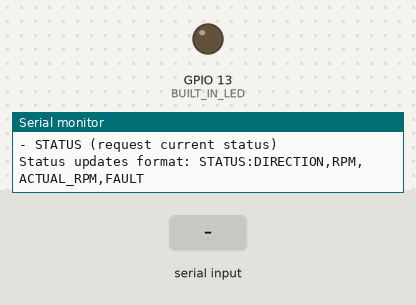
Bench run of a program on a simulated ESP32-S3. Shown: output pins drawn as LEDs (lit = HIGH), the last lines printed to the serial monitor. Dashed ring = blinking. The inputs (shaded band) are chosen by the test bench.

Above: at 0.1 s.
At 0.75 s:
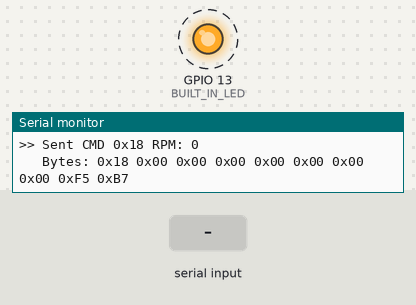
1.3 s: "SETRPM:\n" received over Serial
4.3 s: "SETRPM:90\n" received over the second serial link
7.3 s: "SETCW\n" received over Serial
10.3 s: "SETRPM:,45\n" received over the second serial link
13.3 s: "SETCCW\n" received over Serial
Timing chart, 0 to 17.3 s (numbered marks = the images above; inputs shaded):
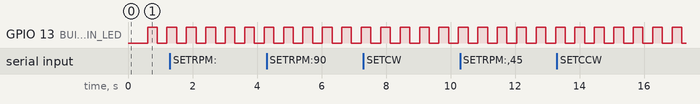

The program:

main.cpp
```cpp
#include <Arduino.h>

// WIRING
// TX -> COM (COM is the command pin on the inverter)
// RX -> DATA (DATA is the receive data pin on the inverter)
// 5v -> VCC (VCC is the power pin on the inverter)
// GND -> GND (GND is the ground pin on the inverter)

#define BUILT_IN_LED 13  // Built-in LED pin for debugging
bool currentState = LOW; // Initial state of the LED

// =====================
// UART Settings
// =====================
#define INVERTER_SERIAL Serial1  // Leonardo: Serial1 = TX1 (pin 1), RX1 (pin 0)
#define DEBUG_SERIAL Serial      // For debugging over USB
#define BAUD_RATE 2400

// =====================
// Communication Timing
// =====================
unsigned long lastSendTime = 0;
const unsigned long sendInterval = 300;  // milliseconds
unsigned long lastStatusTime = 0;
const unsigned long statusInterval = 500; // Status update interval in milliseconds

// =====================
// Command Definitions
// =====================
#define CMD_CW    0x14
#define CMD_CCW   0x18
#define CMD_UNB   0x27
#define CMD_LOAD  0xB0
#define CMD_ACCSPD 0xA0

// =====================
// Motor State Variables
// =====================
uint16_t currentRPM = 0;       // Current RPM setting
uint16_t targetRPM = 0;        // Target RPM to reach (for deceleration)
byte currentDirection = CMD_CCW; // Default direction is counter-clockwise
String inputBuffer = "";       // Buffer for incoming commands
uint16_t actualRPM = 0;        // Actual RPM reported by the inverter

// =====================
// Deceleration Profile
// =====================
const uint16_t DECEL_STEP_SIZE = 30;     // RPM to decrease per step
const unsigned long DECEL_INTERVAL = 600; // Time between deceleration steps in milliseconds
unsigned long lastDecelTime = 0;         // Last time deceleration was applied
bool isDecelerating = false;             // Flag to indicate if we're currently decelerating
byte faultCode = 0;            // Last fault code reported by the inverter

// =====================
// CRC Lookup Table
// =====================
const uint16_t aCrcTab[] = {
  0x0000, 0x1081, 0x2102, 0x3183, 0x4204, 0x5285, 0x6306, 0x7387,
  0x8408, 0x9489, 0xa50a, 0xb58b, 0xc60c, 0xd68d, 0xe70e, 0xf78f
};

// =====================
// Buffer Sizes
// =====================
byte txBuffer[10];
byte rxBuffer[10];

// =====================
// CRC Function
// =====================
uint16_t calcCRC16(byte* buffer, uint16_t length) {
  uint16_t wCrc = 0xffff;
  for (uint16_t i = 0; i < length; i++) {
    wCrc = (wCrc >> 4) ^ aCrcTab[(wCrc & 0x0f) ^ (buffer[i] & 0x0f)];
    wCrc = (wCrc >> 4) ^ aCrcTab[(wCrc & 0x0f) ^ (buffer[i] >> 4)];
  }
  return ~wCrc;
}

// =====================
// Send Command Packet
// =====================
void sendCommand(byte cmd, uint16_t rpm = 0, byte acc = 0) {
  memset(txBuffer, 0, sizeof(txBuffer));

  txBuffer[0] = cmd;

  // For CW/CCW: set speed in ωH/ωL
  // For ACCSPD: rpm = acceleration
  if (cmd == CMD_CW || cmd == CMD_CCW) {
    txBuffer[1] = (rpm >> 8) & 0xFF;  // ωH
    txBuffer[2] = rpm & 0xFF;         // ωL
  } else if (cmd == CMD_ACCSPD) {
    txBuffer[1] = acc;  // acceleration in RPM/s
  }

  // P3–P6 remain 0
  uint16_t crc = calcCRC16(txBuffer, 8);
  txBuffer[8] = (crc >> 8) & 0xFF;
  txBuffer[9] = crc & 0xFF;

  INVERTER_SERIAL.write(txBuffer, 10);

  DEBUG_SERIAL.print(">> Sent CMD 0x");
  DEBUG_SERIAL.print(cmd, HEX);
  DEBUG_SERIAL.print(" RPM: ");
  DEBUG_SERIAL.println(rpm);

  DEBUG_SERIAL.print("   Bytes: ");
  for (int i = 0; i < 10; i++) {
    DEBUG_SERIAL.print("0x");
    if (txBuffer[i] < 0x10) DEBUG_SERIAL.print("0");
    DEBUG_SERIAL.print(txBuffer[i], HEX);
    DEBUG_SERIAL.print(" ");
  }
  DEBUG_SERIAL.println();
}

// =====================
// Read Response Packet
// =====================
bool readResponse() {
  if (INVERTER_SERIAL.available() >= 10) {
    INVERTER_SERIAL.readBytes(rxBuffer, 10);

    DEBUG_SERIAL.print("<< Received: ");
    for (int i = 0; i < 10; i++) {
      DEBUG_SERIAL.print("0x");
      if (rxBuffer[i] < 0x10) DEBUG_SERIAL.print("0");
      DEBUG_SERIAL.print(rxBuffer[i], HEX);
      DEBUG_SERIAL.print(" ");
    }
    DEBUG_SERIAL.println();

    uint16_t crcCalc = calcCRC16(rxBuffer, 8);
    uint16_t crcRecv = (rxBuffer[8] << 8) | rxBuffer[9];

    if (crcCalc != crcRecv) {
      DEBUG_SERIAL.println("!! CRC mismatch");
      return false;
    }

    // Extract actual RPM and fault code from response
    actualRPM = (rxBuffer[2] << 8) | rxBuffer[3];
    faultCode = rxBuffer[5];

    if (rxBuffer[0] == 0x06) {
      DEBUG_SERIAL.println("ACK received");
    } else if (rxBuffer[0] == 0x15) {
      DEBUG_SERIAL.println("NCK received");
    } else {
      DEBUG_SERIAL.print("Unknown response code: ");
      DEBUG_SERIAL.println(rxBuffer[0], HEX);
    }

    DEBUG_SERIAL.print("Mode (echoed CMD): 0x"); DEBUG_SERIAL.println(rxBuffer[1], HEX);
    DEBUG_SERIAL.print("Current RPM: ");
    DEBUG_SERIAL.println(actualRPM);
    DEBUG_SERIAL.print("Fault Code: 0x"); DEBUG_SERIAL.println(faultCode, HEX);

    return true;
  }
  return false;
}

// =====================
// Send Status Update
// =====================
void sendStatusUpdate() {
  // Format: STATUS:DIRECTION,RPM,ACTUAL_RPM,FAULT
  // Direction is either "CW" or "CCW"
  // Example: STATUS:CW,1200,1198,0

  String direction = (currentDirection == CMD_CW) ? "CW" : "CCW";

  // Send in a standardized format that's easy to parse
  DEBUG_SERIAL.print("STATUS:");
  DEBUG_SERIAL.print(direction);
  DEBUG_SERIAL.print(",");
  DEBUG_SERIAL.print(currentRPM);
  DEBUG_SERIAL.print(",");
  DEBUG_SERIAL.print(actualRPM);
  DEBUG_SERIAL.print(",");
  DEBUG_SERIAL.println(faultCode);
}

// =====================
// Process Serial Commands
// =====================
void processCommand(String command) {
  command.trim();  // Remove any whitespace

  // Don't print debug info for STATUS requests to keep output clean
  if (command != "STATUS") {
    DEBUG_SERIAL.print("Processing command: ");
    DEBUG_SERIAL.println(command);
  }

  if (command.startsWith("SETRPM:")) {
    // Extract RPM value after the colon
    String rpmStr = command.substring(7);
    uint16_t rpm = rpmStr.toInt();

    // Validate and limit RPM
    if (rpm > 1500) rpm = 1500;  // Maximum safe RPM

    // Check if we need to decelerate
    if (rpm < currentRPM) {
      // Set up deceleration
      targetRPM = rpm;
      isDecelerating = true;
      lastDecelTime = millis(); // Start deceleration immediately

      DEBUG_SERIAL.print("Starting deceleration from ");
      DEBUG_SERIAL.print(currentRPM);
      DEBUG_SERIAL.print(" to ");
      DEBUG_SERIAL.println(targetRPM);
    } else {
      // For acceleration or same speed, set immediately
      currentRPM = rpm;
      targetRPM = rpm;
      isDecelerating = false;

      DEBUG_SERIAL.print("Setting RPM to: ");
      DEBUG_SERIAL.println(currentRPM);

      // Send command with current direction and new RPM
      sendCommand(currentDirection, currentRPM);
    }

    // Send an immediate status update after setting RPM
    sendStatusUpdate();
  }
  else if (command == "SETCW") {
    currentDirection = CMD_CW;
    DEBUG_SERIAL.println("Setting direction to clockwise");

    // Send command with new direction and current RPM
    sendCommand(currentDirection, currentRPM);

    // Send an immediate status update after changing direction
    sendStatusUpdate();
  }
  else if (command == "SETCCW") {
    currentDirection = CMD_CCW;
    DEBUG_SERIAL.println("Setting direction to counter-clockwise");

    // Send command with new direction and current RPM
    sendCommand(currentDirection, currentRPM);

    // Send an immediate status update after changing direction
    sendStatusUpdate();
  }
  else if (command == "STATUS") {
    // Request for current status - respond immediately
    sendStatusUpdate();
  }
  else {
    DEBUG_SERIAL.print("Unknown command: ");
    DEBUG_SERIAL.println(command);
  }
}

// =====================
// Read Serial Input
// =====================
void readSerialInput() {
  while (DEBUG_SERIAL.available() > 0) {
    char inChar = (char)DEBUG_SERIAL.read();

    // Process command when newline is received
    if (inChar == '\n' || inChar == '\r') {
      if (inputBuffer.length() > 0) {
        processCommand(inputBuffer);
        inputBuffer = "";  // Clear buffer
      }
    }
    else {
      // Add character to buffer
      inputBuffer += inChar;
    }
  }
}

// =====================
// Setup
// =====================
void setup() {
  DEBUG_SERIAL.begin(115200);
  // while (!DEBUG_SERIAL);
  pinMode(BUILT_IN_LED, OUTPUT);

  // Serial.begin(115200, SERIAL_8N1, 44, 43); // RX0=GPIO44, TX0=GPIO43
  INVERTER_SERIAL.begin(BAUD_RATE, SERIAL_8N1, 44, 43);
  DEBUG_SERIAL.println("Inverter UART Test Starting...");
  DEBUG_SERIAL.println("Ready to accept commands:");
  DEBUG_SERIAL.println("- SETRPM:XX (where XX is RPM value)");
  DEBUG_SERIAL.println("- SETCW (set clockwise rotation)");
  DEBUG_SERIAL.println("- SETCCW (set counter-clockwise rotation)");
  DEBUG_SERIAL.println("- STATUS (request current status)");
  DEBUG_SERIAL.println("");
  DEBUG_SERIAL.println("Status updates format: STATUS:DIRECTION,RPM,ACTUAL_RPM,FAULT");
}

// =====================
// Loop
// =====================
void loop() {
  unsigned long now = millis();

  // Read serial input for commands
  readSerialInput();

  // Handle deceleration if active
  if (isDecelerating && now - lastDecelTime > DECEL_INTERVAL) {
    lastDecelTime = now;

    // Decrease RPM by step size
    if (currentRPM > targetRPM + DECEL_STEP_SIZE) {
      currentRPM -= DECEL_STEP_SIZE;
      DEBUG_SERIAL.print("Decelerating to: ");
      DEBUG_SERIAL.println(currentRPM);
    } else {
      // We've reached or are very close to target
      currentRPM = targetRPM;
      isDecelerating = false;
      DEBUG_SERIAL.print("Reached target RPM: ");
      DEBUG_SERIAL.println(currentRPM);
    }

    // Send updated RPM command
    sendCommand(currentDirection, currentRPM);
  }

  // Send command every 300ms to maintain motor state
  if (now - lastSendTime > sendInterval) {
    lastSendTime = now;

    // Always send command to maintain state
    sendCommand(currentDirection, currentRPM);
    digitalWrite(BUILT_IN_LED, currentState);
    currentState = !currentState;  // Toggle LED state
  }

  // Send status update at regular intervals
  if (now - lastStatusTime > statusInterval) {
    lastStatusTime = now;
    sendStatusUpdate();
  }

  // Read response from inverter
  if (readResponse()) {
    // When we successfully get a response with new data,
    // send an updated status immediately
    sendStatusUpdate();
  }
}
```

Measured:
- by itself, GPIO 13 (BUILT_IN_LED): alternates HIGH for 0.30 s and LOW for 0.30 s
